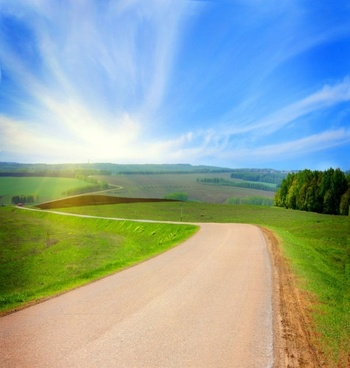
//> input picture Prácticas/Kevin Salazar/Práctica 1/img.jpg, 350 x 368 px
$ ./ejm2   (built with g++ and OpenCV 4)
//> lines starting //> are read from the running program, lines starting //| are printed output that depends on the picture
#include<opencv2/opencv.hpp>
#include<bits/stdc++.h>

using namespace cv;
using namespace std;

int main(){
    Mat img= imread("img.jpg", 1);
//> img is the input picture: 368 rows x 350 cols, CV_8UC3; mean B, G, R 162, 168.3, 147.5
    Mat hist;
    int canales[2]= {2, 1}; // El 2 es el canal R, y el 1 es el canal G
    int bins[2]= {64, 64};
    float rango[2]= {0, 256};
    const float *rangos[]= {rango, rango};
    calcHist(&img, 1, canales, noArray(), hist, 2, bins, rangos);
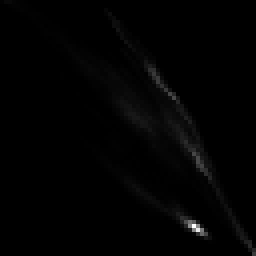
//> hist: 64 rows x 64 cols, CV_32FC1 (shown 4 times larger); min 0, max 3112, mean 31.4; drawn with min black and max white


    Mat pinta(64, 64, CV_8UC1);
    double minval, maxval;
    minMaxLoc(hist, &minval, &maxval); // Para escalar el color entre blanco y negro
//> minval = 0; maxval = 3112
    for (int r= 0; r<64; r++)
        for (int g= 0; g<64; g++)
            pinta.at<uchar>(r, g)= 255-255*hist.at<float>(r, g)/maxval;
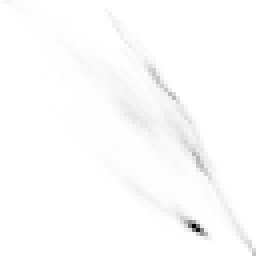
//> pinta: 64 rows x 64 cols, CV_8UC1 (shown 4 times larger); min 0, max 255, mean 252.2

    namedWindow("Histograma R-G", 0);
    imshow("Entrada", img);
    imshow("Histograma R-G", pinta);

    waitKey(0); // Wait for any keystroke in one of the windows

    destroyAllWindows(); //Destroy all open windows

    return 0;
}
